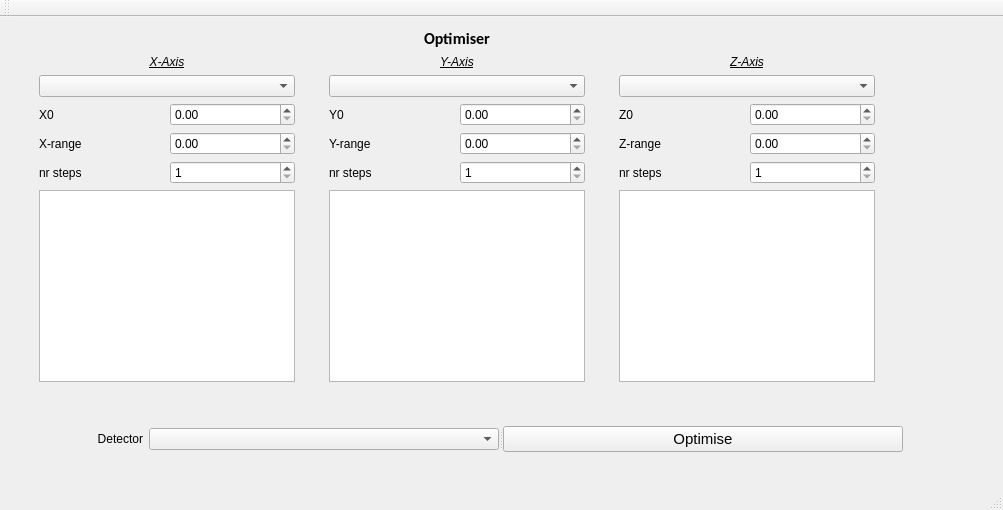
<?xml version="1.0" encoding="UTF-8"?>
<ui version="4.0">
 <class>MainWindow</class>
 <widget class="QMainWindow" name="MainWindow">
  <property name="geometry">
   <rect>
    <x>0</x>
    <y>0</y>
    <width>1003</width>
    <height>510</height>
   </rect>
  </property>
  <property name="sizePolicy">
   <sizepolicy hsizetype="Expanding" vsizetype="Expanding">
    <horstretch>0</horstretch>
    <verstretch>0</verstretch>
   </sizepolicy>
  </property>
  <property name="font">
   <font>
    <pointsize>9</pointsize>
   </font>
  </property>
  <property name="windowTitle">
   <string>MainWindow</string>
  </property>
  <widget class="QWidget" name="centralwidget">
   <property name="minimumSize">
    <size>
     <width>1003</width>
     <height>0</height>
    </size>
   </property>
   <widget class="QWidget" name="">
    <property name="geometry">
     <rect>
      <x>11</x>
      <y>11</y>
      <width>892</width>
      <height>462</height>
     </rect>
    </property>
    <layout class="QVBoxLayout" name="verticalLayout_5">
     <item>
      <widget class="QLabel" name="Optimizer_title">
       <property name="font">
        <font>
         <family>Calibri</family>
         <pointsize>12</pointsize>
         <weight>75</weight>
         <bold>true</bold>
        </font>
       </property>
       <property name="text">
        <string>Optimiser</string>
       </property>
       <property name="alignment">
        <set>Qt::AlignCenter</set>
       </property>
      </widget>
     </item>
     <item>
      <layout class="QHBoxLayout" name="horizontalLayout">
       <item>
        <spacer name="horizontalSpacer_3">
         <property name="orientation">
          <enum>Qt::Horizontal</enum>
         </property>
         <property name="sizeHint" stdset="0">
          <size>
           <width>18</width>
           <height>20</height>
          </size>
         </property>
        </spacer>
       </item>
       <item>
        <layout class="QVBoxLayout" name="verticalLayout_2">
         <item>
          <layout class="QVBoxLayout" name="verticalLayout">
           <item>
            <widget class="QLabel" name="Xtitle">
             <property name="font">
              <font>
               <italic>true</italic>
               <underline>true</underline>
              </font>
             </property>
             <property name="text">
              <string>X-Axis</string>
             </property>
             <property name="alignment">
              <set>Qt::AlignCenter</set>
             </property>
            </widget>
           </item>
           <item>
            <widget class="QComboBox" name="cB_X"/>
           </item>
           <item>
            <layout class="QGridLayout" name="gridLayout">
             <item row="0" column="0">
              <widget class="QLabel" name="label_X0">
               <property name="text">
                <string>X0</string>
               </property>
              </widget>
             </item>
             <item row="0" column="1">
              <widget class="QDoubleSpinBox" name="dsB_X0"/>
             </item>
             <item row="1" column="0">
              <widget class="QLabel" name="label_Xrange">
               <property name="text">
                <string>X-range</string>
               </property>
              </widget>
             </item>
             <item row="1" column="1">
              <widget class="QDoubleSpinBox" name="dsB_Xrange"/>
             </item>
             <item row="2" column="0">
              <widget class="QLabel" name="label_Xsteps">
               <property name="text">
                <string>nr steps</string>
               </property>
              </widget>
             </item>
             <item row="2" column="1">
              <widget class="QSpinBox" name="sB_Xsteps">
               <property name="minimum">
                <number>1</number>
               </property>
              </widget>
             </item>
            </layout>
           </item>
          </layout>
         </item>
         <item>
          <widget class="QGraphicsView" name="viewX"/>
         </item>
        </layout>
       </item>
       <item>
        <spacer name="horizontalSpacer">
         <property name="orientation">
          <enum>Qt::Horizontal</enum>
         </property>
         <property name="sizeHint" stdset="0">
          <size>
           <width>18</width>
           <height>20</height>
          </size>
         </property>
        </spacer>
       </item>
       <item>
        <layout class="QVBoxLayout" name="verticalLayout_3">
         <item>
          <widget class="QLabel" name="Ytitle">
           <property name="font">
            <font>
             <italic>true</italic>
             <underline>true</underline>
            </font>
           </property>
           <property name="text">
            <string>Y-Axis</string>
           </property>
           <property name="alignment">
            <set>Qt::AlignCenter</set>
           </property>
          </widget>
         </item>
         <item>
          <widget class="QComboBox" name="cB_Y"/>
         </item>
         <item>
          <layout class="QGridLayout" name="gridLayout_2">
           <item row="0" column="0">
            <widget class="QLabel" name="label_Y0">
             <property name="text">
              <string>Y0</string>
             </property>
            </widget>
           </item>
           <item row="0" column="1">
            <widget class="QDoubleSpinBox" name="dsB_Y0"/>
           </item>
           <item row="1" column="0">
            <widget class="QLabel" name="label_Yrange">
             <property name="text">
              <string>Y-range</string>
             </property>
            </widget>
           </item>
           <item row="1" column="1">
            <widget class="QDoubleSpinBox" name="dsB_Yrange"/>
           </item>
           <item row="2" column="0">
            <widget class="QLabel" name="label_Ysteps">
             <property name="text">
              <string>nr steps</string>
             </property>
            </widget>
           </item>
           <item row="2" column="1">
            <widget class="QSpinBox" name="sB_Ysteps">
             <property name="minimum">
              <number>1</number>
             </property>
            </widget>
           </item>
          </layout>
         </item>
         <item>
          <widget class="QGraphicsView" name="viewY"/>
         </item>
        </layout>
       </item>
       <item>
        <spacer name="horizontalSpacer_2">
         <property name="orientation">
          <enum>Qt::Horizontal</enum>
         </property>
         <property name="sizeHint" stdset="0">
          <size>
           <width>18</width>
           <height>20</height>
          </size>
         </property>
        </spacer>
       </item>
       <item>
        <layout class="QVBoxLayout" name="verticalLayout_4">
         <item>
          <widget class="QLabel" name="Ztitle">
           <property name="font">
            <font>
             <italic>true</italic>
             <underline>true</underline>
            </font>
           </property>
           <property name="text">
            <string>Z-Axis</string>
           </property>
           <property name="alignment">
            <set>Qt::AlignCenter</set>
           </property>
          </widget>
         </item>
         <item>
          <widget class="QComboBox" name="cB_Z"/>
         </item>
         <item>
          <layout class="QGridLayout" name="gridLayout_3">
           <item row="0" column="0">
            <widget class="QLabel" name="label_Z0">
             <property name="text">
              <string>Z0</string>
             </property>
            </widget>
           </item>
           <item row="0" column="1">
            <widget class="QDoubleSpinBox" name="dsB_Z0"/>
           </item>
           <item row="1" column="0">
            <widget class="QLabel" name="label_Zrange">
             <property name="text">
              <string>Z-range</string>
             </property>
            </widget>
           </item>
           <item row="1" column="1">
            <widget class="QDoubleSpinBox" name="dsB_Zrange"/>
           </item>
           <item row="2" column="0">
            <widget class="QLabel" name="label_Zsteps">
             <property name="text">
              <string>nr steps</string>
             </property>
            </widget>
           </item>
           <item row="2" column="1">
            <widget class="QSpinBox" name="sB_Zsteps">
             <property name="minimum">
              <number>1</number>
             </property>
            </widget>
           </item>
          </layout>
         </item>
         <item>
          <widget class="QGraphicsView" name="viewZ"/>
         </item>
        </layout>
       </item>
       <item>
        <spacer name="horizontalSpacer_4">
         <property name="orientation">
          <enum>Qt::Horizontal</enum>
         </property>
         <property name="sizeHint" stdset="0">
          <size>
           <width>18</width>
           <height>20</height>
          </size>
         </property>
        </spacer>
       </item>
      </layout>
     </item>
     <item>
      <spacer name="verticalSpacer">
       <property name="orientation">
        <enum>Qt::Vertical</enum>
       </property>
       <property name="sizeHint" stdset="0">
        <size>
         <width>20</width>
         <height>13</height>
        </size>
       </property>
      </spacer>
     </item>
     <item>
      <widget class="QSplitter" name="splitter">
       <property name="orientation">
        <enum>Qt::Horizontal</enum>
       </property>
       <widget class="QWidget" name="">
        <layout class="QHBoxLayout" name="horizontalLayout_2">
         <item>
          <widget class="QLabel" name="label">
           <property name="font">
            <font>
             <pointsize>9</pointsize>
            </font>
           </property>
           <property name="text">
            <string>Detector</string>
           </property>
           <property name="alignment">
            <set>Qt::AlignRight|Qt::AlignTrailing|Qt::AlignVCenter</set>
           </property>
          </widget>
         </item>
         <item>
          <widget class="QComboBox" name="cB_detector">
           <property name="sizePolicy">
            <sizepolicy hsizetype="Fixed" vsizetype="Fixed">
             <horstretch>0</horstretch>
             <verstretch>0</verstretch>
            </sizepolicy>
           </property>
           <property name="minimumSize">
            <size>
             <width>350</width>
             <height>0</height>
            </size>
           </property>
          </widget>
         </item>
        </layout>
       </widget>
       <widget class="QPushButton" name="optimize_button">
        <property name="minimumSize">
         <size>
          <width>400</width>
          <height>0</height>
         </size>
        </property>
        <property name="font">
         <font>
          <pointsize>11</pointsize>
          <weight>50</weight>
          <bold>false</bold>
         </font>
        </property>
        <property name="text">
         <string>Optimise</string>
        </property>
       </widget>
      </widget>
     </item>
     <item>
      <spacer name="verticalSpacer_2">
       <property name="orientation">
        <enum>Qt::Vertical</enum>
       </property>
       <property name="sizeHint" stdset="0">
        <size>
         <width>20</width>
         <height>18</height>
        </size>
       </property>
      </spacer>
     </item>
    </layout>
   </widget>
  </widget>
  <widget class="QStatusBar" name="statusBar"/>
  <widget class="QToolBar" name="toolBar">
   <property name="windowTitle">
    <string>toolBar</string>
   </property>
   <attribute name="toolBarArea">
    <enum>TopToolBarArea</enum>
   </attribute>
   <attribute name="toolBarBreak">
    <bool>false</bool>
   </attribute>
  </widget>
 </widget>
 <resources/>
 <connections/>
</ui>
